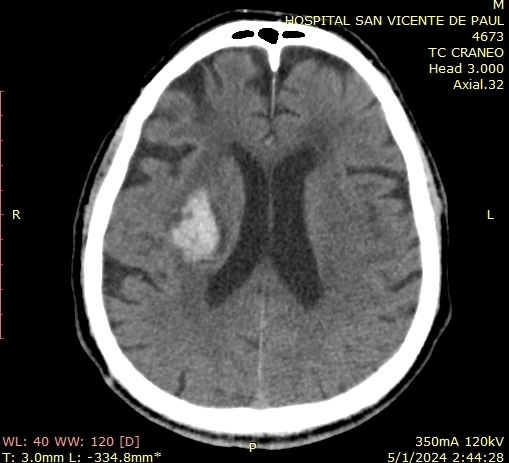
#> input picture Procesamiento de imágenes/Clase 1/src/ima2.jpeg, 509 x 463 px, found by its file name
$ jupyter execute TG01-PI.ipynb
#> lines starting #> are read from the running program, lines starting #| are printed output that depends on the picture; after the words box and inside, x2 and y2 are one past the last pixel; in counts of white or black regions, pixels touching at a corner belong together
 **Tarea: Mejorar la imagen**

[cell 1]
#Carga de la imagen
import matplotlib.pyplot as plt
import cv2

img = cv2.imread('ima2.jpeg',0)
#> img: shape (463, 509); min 0, max 255, mean 71.3
print('size = ',img.shape)
#| size =  (463, 509)
plt.figure(figsize=(10,10))
plt.imshow(img,cmap='gray')
plt.show()

Muestreo

[cell 2]
#Submuestreo
import numpy as np
import matplotlib.pyplot as plt
from skimage import data, color
from skimage.transform import resize

#Imagen base (gris, 256x256)
#img = resize(img, (4, 256), anti_aliasing=True).astype(np.float32)

def subsample_every_k(img, k):
    """
    Submuestreo por 'tomar un píxel sí y (k-1) no' en filas y columnas.
    k=2 -> 128x128 (1 sí, 1 no)
    k=4 -> 64x64
    k=8 -> 32x32
    k=16 -> 16x16
    """
    return img[::k, ::k]

# Submuestreos solicitados (desde 256x256)
factors = {128: 2, 64: 4, 32: 8, 16: 16}
samples = {}
ups = {}

for size, k in factors.items():
    low = subsample_every_k(img, k)  # toma un píxel sí y k-1 no
    samples[size] = low
    # Volver a 256x256 solo para visualizar el efecto "pixelado"
    ups[size] = resize(low, (256, 256), anti_aliasing=False)
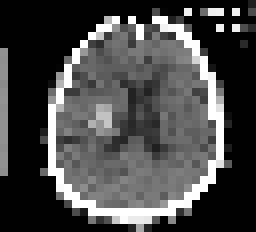
#> low: shape (29, 32) (shown 8 times larger); min 0, max 255, mean 71.2
#> after the loop, samples = 4 items; ups = 4 items

# Mostrar resultados
plt.figure(figsize=(12, 8))

plt.subplot(2, 3, 1)
plt.imshow(img, cmap="gray")
plt.title("Original 256x256")
plt.axis("off")

for i, size in enumerate([128, 64, 32, 16], start=2):
    plt.subplot(2, 3, i)
    plt.imshow(ups[size], cmap="gray")
    k = factors[size]
    plt.title(f"Submuestreo {size}x{size} (step={k})")
    plt.axis("off")

plt.tight_layout()
plt.show()
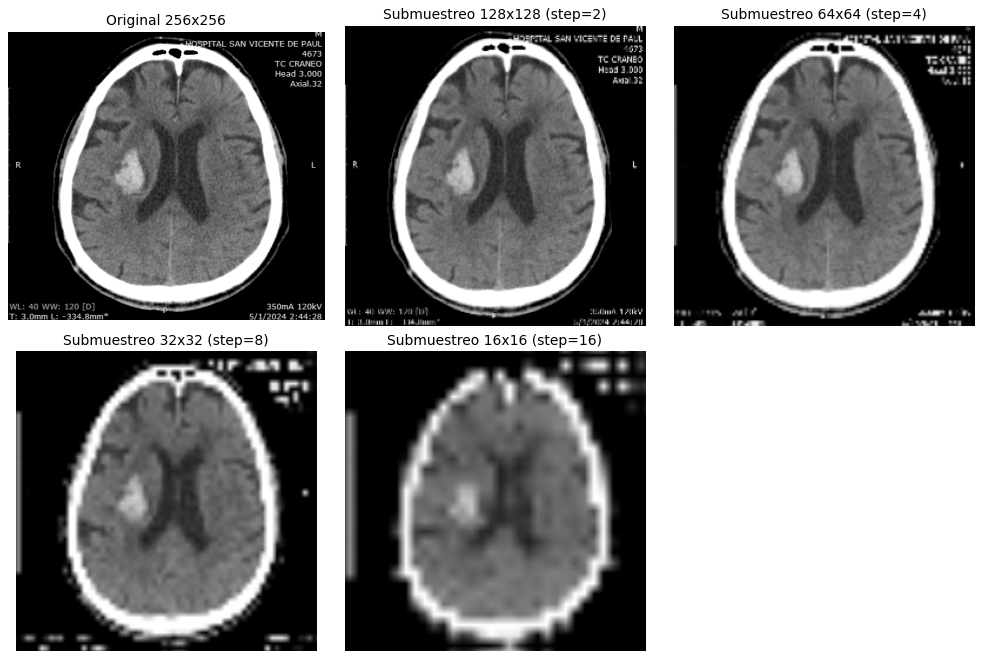
#> figure drawn by matplotlib, 5 panels

# (Opcional) Ver tamaños reales submuestreados
for size in [128, 64, 32, 16]:
    print(size, samples[size].shape)

#Conclusiones: Con 128x128 se mantiene una buena calidad para el análisis

Cuantización

[cell 3]
import numpy as np
import matplotlib.pyplot as plt
from skimage import data, color
from skimage.transform import resize

# Imagen base (gris, 256x256)
img_128 = img[::1, ::1]


# -----------------------------
# 2) CUANTIZACIÓN DE INTENSIDAD (niveles de gris)
# -----------------------------
# Idea: mantener la misma resolución, pero reducir el número de niveles (bits).
def quantize_levels(x, levels):
    # x en [0,1]
#> called with levels = 4
    xq = np.round(x * (levels - 1)) / (levels - 1)
    return xq

# Niveles típicos: 2 (1 bit), 4 (2 bits), 16 (4 bits), 256 (8 bits)
levels_list = [4,16,32,64,128,256]
quantized = {L: quantize_levels(img_128, L) for L in levels_list}
#> in quantize_levels (call 5), `xq = np.round(x * (levels - 1)) / (levels - 1)`:
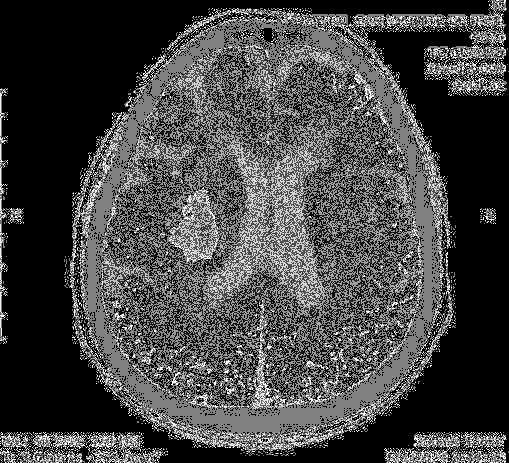
#> xq: shape (463, 509) float64; min 0, max 2.01, mean 0.543; drawn with min black and max white
#> in quantize_levels (call 6), `xq = np.round(x * (levels - 1)) / (levels - 1)`:
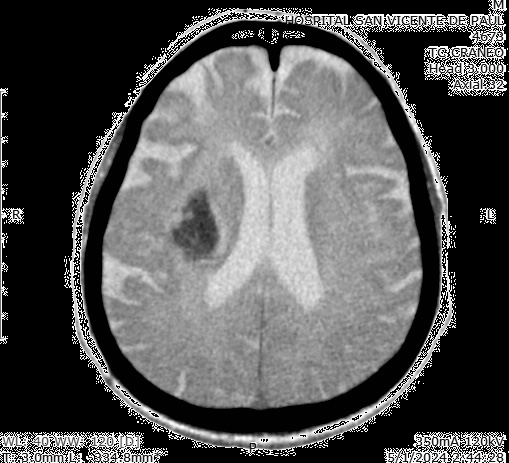
#> xq: shape (463, 509) float64; min 0, max 1, mean 0.331
#> quantized = 6 items

plt.figure(figsize=(15, 8)) # Ajustado el figsize para 6 imágenes
for i, L in enumerate(levels_list, start=1):
    plt.subplot(2, 3, i) # Cambiado a 2 filas, 3 columnas
    plt.imshow(quantized[L], cmap="gray", vmin=0, vmax=1)
    plt.title(f"Cuantización: {L} niveles")
    plt.axis("off")

plt.tight_layout()
plt.show()

#Con 16 niveles sobre la imagen de 120 *128 se mantiene una buena imagen para segmentar mancha del centro del craneo

**Conectividad** (4 - 8)

[cell 4]
import numpy as np
import matplotlib.pyplot as plt
from skimage.measure import label
from skimage import data, color
from skimage.transform import resize

# ----------------------------------------------------
# 1) Ejemplo con imagen real (cebra): binarizar y contar componentes
# ----------------------------------------------------

#En base al submuestreo, tomamos la imagen de 128 x 128
img = resize(img, (256, 256), anti_aliasing=True).astype(np.float32)
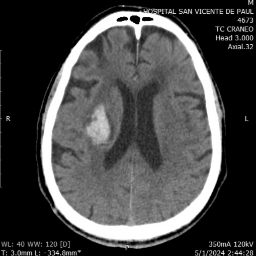
#> img: shape (256, 256) float32; min 0, max 1, mean 0.28

T = 0.60                       # umbral (ajústalo para ver diferentes resultados)
bw = (img > T).astype(np.uint8)
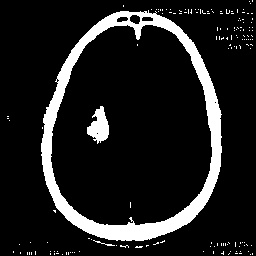
#> bw: shape (256, 256); values 0 (black) and 1 (white), 12.1% white; 155 white regions (152 under 20 px), largest, box (x1, y1, x2, y2) and area: (41, 10, 222, 241) 7045, (87, 106, 109, 144) 496, (93, 240, 115, 246) 30

L4_img = label(bw, connectivity=1)
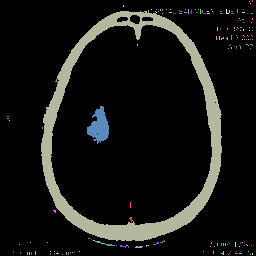
#> L4_img: shape (256, 256) int64; 180 distinct labels, from 0 to 179; one colour per label, 0 black
L8_img = label(bw, connectivity=2)
#> L8_img: shape (256, 256) int64; 156 distinct labels, from 0 to 155

print("\nImagen astronauta binaria con umbral T =", T)
print("Objetos (4-conectividad):", int(L4_img.max()))
#| Objetos (4-conectividad): 179
print("Objetos (8-conectividad):", int(L8_img.max()))
#| Objetos (8-conectividad): 155

plt.figure(figsize=(12,4))
plt.subplot(1,3,1); plt.imshow(img, cmap="gray"); plt.title("Grises"); plt.axis("off")
plt.subplot(1,3,2); plt.imshow(bw, cmap="gray"); plt.title(f"Binaria (img > {T})"); plt.axis("off")
plt.subplot(1,3,3); plt.imshow(L8_img, cmap="nipy_spectral"); plt.title("Componentes (8)"); plt.axis("off")
plt.tight_layout()
plt.show()

[cell 5]
import numpy as np
import matplotlib.pyplot as plt
from skimage.measure import label
from skimage import data, color
from skimage.transform import resize

# ----------------------------------------------------
# 1) Ejemplo con imagen real (cebra): binarizar y contar componentes
# ----------------------------------------------------

#En base al submuestreo, tomamos la imagen de 128 x 128
img_16 = quantized[64]

T = 0.60                       # umbral (ajústalo para ver diferentes resultados)
bw = (img_16 > T).astype(np.uint8)
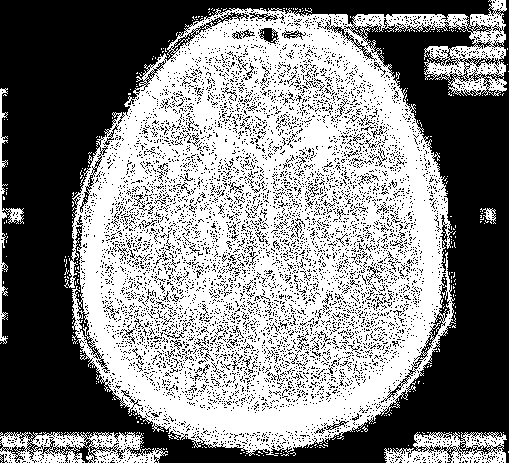
#> bw: shape (463, 509); values 0 (black) and 1 (white), 52% white; 6992 black regions (6910 under 20 px), largest, box (x1, y1, x2, y2) and area: (0, 0, 509, 463) 91172, (381, 274, 450, 403) 614, (259, 28, 279, 44) 182

L4_img = label(bw, connectivity=1)
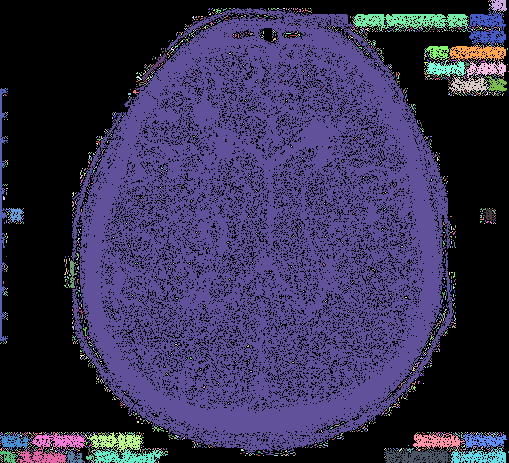
#> L4_img: shape (463, 509) int64; 2321 distinct labels, from 0 to 2320; one colour per label, 0 black
L8_img = label(bw, connectivity=2)
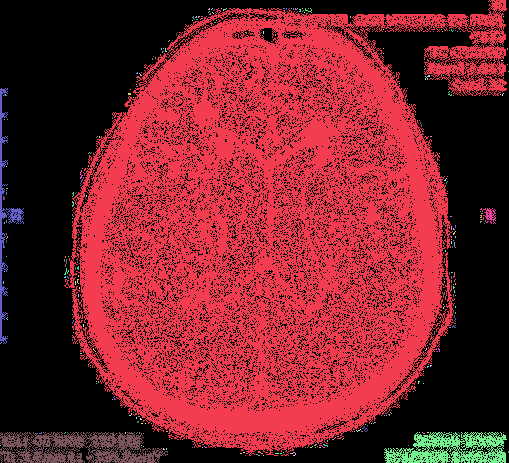
#> L8_img: shape (463, 509) int64; 314 distinct labels, from 0 to 313; one colour per label, 0 black

print("\nImagen astronauta binaria con umbral T =", T)
print("Objetos (4-conectividad):", int(L4_img.max()))
#| Objetos (4-conectividad): 2320
print("Objetos (8-conectividad):", int(L8_img.max()))
#| Objetos (8-conectividad): 313

plt.figure(figsize=(12,4))
plt.subplot(1,3,1); plt.imshow(img_16, cmap="gray"); plt.title("Grises"); plt.axis("off")
plt.subplot(1,3,2); plt.imshow(bw, cmap="gray"); plt.title(f"Binaria (img > {T})"); plt.axis("off")
plt.subplot(1,3,3); plt.imshow(L8_img, cmap="nipy_spectral"); plt.title("Componentes (8)"); plt.axis("off")
plt.tight_layout()
plt.show()

#Tenemos una buena definicion con un componentes de 8 sobre la imagen cuantizada de 64 niveles
